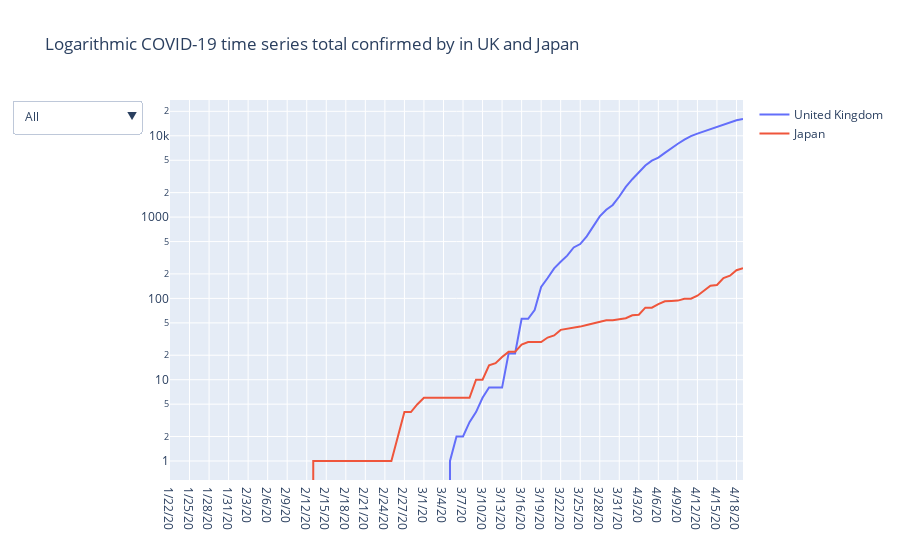

The cell this chart's notebook holds for it:
### Code cell
df_deat=df_grouped_deaths.loc[['United Kingdom','Japan']].drop(['Lat', 'Long'],axis=1).T
multi_plot(df_deat, title="Logarithmic COVID-19 time series total confirmed by in UK and Japan")

### Figure 1 — Plotly figure (JSON) as saved in the notebook; plotly's stock layout.template omitted (floating-point values rounded to 4 significant figures)
{"data": [{"name": "United Kingdom", "type": "scatter", "x": ["1/22/20", "1/23/20", "1/24/20", "1/25/20", "1/26/20", "1/27/20", "1/28/20", "1/29/20", "1/30/20", "1/31/20", "2/1/20", "2/2/20", "2/3/20", "2/4/20", "2/5/20", "2/6/20", "2/7/20", "2/8/20", "2/9/20", "2/10/20", "2/11/20", "2/12/20", "2/13/20", "2/14/20", "2/15/20", "2/16/20", "2/17/20", "2/18/20", "2/19/20", "2/20/20", "2/21/20", "2/22/20", "2/23/20", "2/24/20", "2/25/20", "2/26/20", "2/27/20", "2/28/20", "2/29/20", "3/1/20", "3/2/20", "3/3/20", "3/4/20", "3/5/20", "3/6/20", "3/7/20", "3/8/20", "3/9/20", "3/10/20", "3/11/20", "3/12/20", "3/13/20", "3/14/20", "3/15/20", "3/16/20", "3/17/20", "3/18/20", "3/19/20", "3/20/20", "3/21/20", "3/22/20", "3/23/20", "3/24/20", "3/25/20", "3/26/20", "3/27/20", "3/28/20", "3/29/20", "3/30/20", "3/31/20", "4/1/20", "4/2/20", "4/3/20", "4/4/20", "4/5/20", "4/6/20", "4/7/20", "4/8/20", "4/9/20", "4/10/20", "4/11/20", "4/12/20", "4/13/20", "4/14/20", "4/15/20", "4/16/20", "4/17/20", "4/18/20", "4/19/20"], "y": [0, 0, 0, 0, 0, 0, 0, 0, 0, 0, 0, 0, 0, 0, 0, 0, 0, 0, 0, 0, 0, 0, 0, 0, 0, 0, 0, 0, 0, 0, 0, 0, 0, 0, 0, 0, 0, 0, 0, 0, 0, 0, 0, 1, 2, 2, 3, 4, 6, 8, 8, 8, 21, 21, 56, 56, 72, 138, 178, 234, 282, 336, 423, 466, 580, 761, 1021, 1231, 1411, 1793, 2357, 2926, 3611, 4320, 4943, 5385, 6171, 7111, 7993, 8974, 9892, 10629, 11347, 12129, 12894, 13759, 14607, 15498, 16095]}, {"name": "Japan", "type": "scatter", "x": ["1/22/20", "1/23/20", "1/24/20", "1/25/20", "1/26/20", "1/27/20", "1/28/20", "1/29/20", "1/30/20", "1/31/20", "2/1/20", "2/2/20", "2/3/20", "2/4/20", "2/5/20", "2/6/20", "2/7/20", "2/8/20", "2/9/20", "2/10/20", "2/11/20", "2/12/20", "2/13/20", "2/14/20", "2/15/20", "2/16/20", "2/17/20", "2/18/20", "2/19/20", "2/20/20", "2/21/20", "2/22/20", "2/23/20", "2/24/20", "2/25/20", "2/26/20", "2/27/20", "2/28/20", "2/29/20", "3/1/20", "3/2/20", "3/3/20", "3/4/20", "3/5/20", "3/6/20", "3/7/20", "3/8/20", "3/9/20", "3/10/20", "3/11/20", "3/12/20", "3/13/20", "3/14/20", "3/15/20", "3/16/20", "3/17/20", "3/18/20", "3/19/20", "3/20/20", "3/21/20", "3/22/20", "3/23/20", "3/24/20", "3/25/20", "3/26/20", "3/27/20", "3/28/20", "3/29/20", "3/30/20", "3/31/20", "4/1/20", "4/2/20", "4/3/20", "4/4/20", "4/5/20", "4/6/20", "4/7/20", "4/8/20", "4/9/20", "4/10/20", "4/11/20", "4/12/20", "4/13/20", "4/14/20", "4/15/20", "4/16/20", "4/17/20", "4/18/20", "4/19/20"], "y": [0, 0, 0, 0, 0, 0, 0, 0, 0, 0, 0, 0, 0, 0, 0, 0, 0, 0, 0, 0, 0, 0, 1, 1, 1, 1, 1, 1, 1, 1, 1, 1, 1, 1, 1, 2, 4, 4, 5, 6, 6, 6, 6, 6, 6, 6, 6, 10, 10, 15, 16, 19, 22, 22, 27, 29, 29, 29, 33, 35, 41, 42, 43, 45, 47, 49, 52, 54, 54, 56, 57, 62, 63, 77, 77, 85, 92, 93, 94, 99, 99, 108, 123, 143, 146, 178, 190, 222, 236]}], "layout": {"title": {"text": "Logarithmic COVID-19 time series total confirmed by in UK and Japan"}, "updatemenus": [{"active": 0, "buttons": [{"args": [{"showlegend": true, "title": "All", "visible": [true, true]}], "label": "All", "method": "update"}, {"args": [{"showlegend": true, "title": "United Kingdom", "visible": [true, false]}], "label": "United Kingdom", "method": "update"}, {"args": [{"showlegend": true, "title": "Japan", "visible": [false, true]}], "label": "Japan", "method": "update"}]}], "yaxis": {"type": "log"}}}
